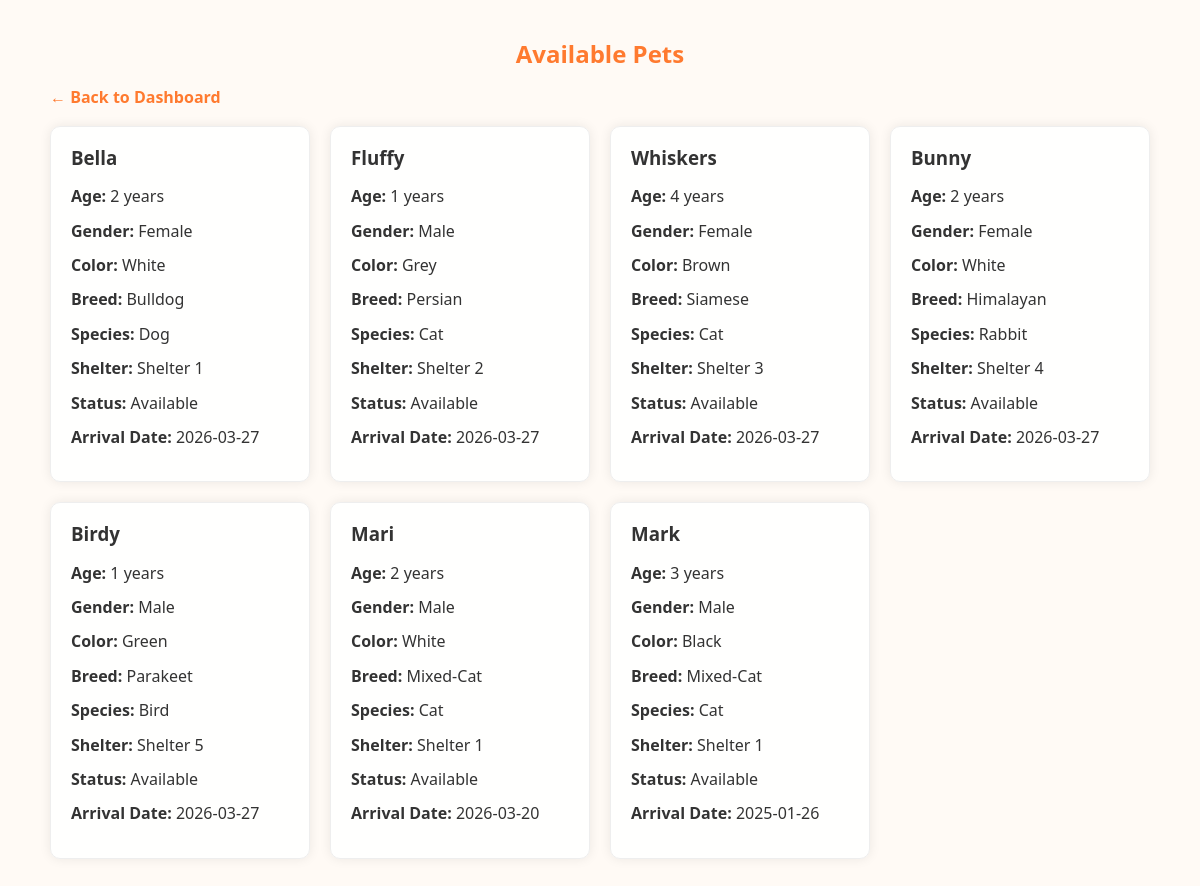
The page /pet_shelter_db/adopter/view_pets.php (signed in) on the database its author committed.
### tables this page shows
CREATE TABLE `pets` (
  `pet_id` int(11) NOT NULL,
  `name` varchar(100) DEFAULT NULL,
  `age` int(11) DEFAULT NULL,
  `gender` varchar(10) DEFAULT NULL,
  `color` varchar(50) DEFAULT NULL,
  `arrival_date` date DEFAULT NULL,
  `status` varchar(50) DEFAULT NULL,
  `shelter_id` int(11) DEFAULT NULL,
  `breed_id` int(11) DEFAULT NULL,
  `species_id` int(11) DEFAULT NULL
);

CREATE TABLE `breeds` (
  `breed_id` int(11) NOT NULL,
  `breed_name` varchar(100) NOT NULL,
  `species_id` int(11) DEFAULT NULL
);

CREATE TABLE `species` (
  `species_id` int(11) NOT NULL,
  `species_name` varchar(50) NOT NULL
);

CREATE TABLE `shelters` (
  `shelter_id` int(11) NOT NULL,
  `name` varchar(100) DEFAULT NULL,
  `location` varchar(150) DEFAULT NULL,
  `capacity` int(11) DEFAULT NULL,
  `contact_number` varchar(20) DEFAULT NULL
);

### pet_shelter_db/adopter/view_pets.php (the view, shortened to what this page needs)
<?php
include("../includes/db_connect.php");
$sql = "SELECT
            pets.pet_id,
            pets.name,
            pets.age,
            pets.gender,
            pets.color,
            pets.status,
            pets.arrival_date,
            breeds.breed_name,
            shelters.name AS shelter_name,
            species.species_name
        FROM pets
        LEFT JOIN breeds ON pets.breed_id = breeds.breed_id
        LEFT JOIN shelters ON pets.shelter_id = shelters.shelter_id
        LEFT JOIN species ON pets.species_id = species.species_id
        WHERE pets.status = 'Available'";
$result = mysqli_query($conn, $sql);
?>
<!DOCTYPE html>
<html lang="en">
<head>
    <link rel="stylesheet" href="../css/style.css">
</head>
<body>
    <div class="pets-page">
        <h2>Available Pets</h2>
        <a href="dashboard.php" class="back-link">← Back to Dashboard</a>
        <div class="pet-grid">
           <?php
        if (mysqli_num_rows($result) > 0) {
        while ($row = mysqli_fetch_assoc($result)) {
        echo "<div class='pet-card'>";
        echo "<h3>" . $row['name'] . "</h3>";
        echo "<p><strong>Age:</strong> " . $row['age'] . " years</p>";
        echo "<p><strong>Gender:</strong> " . $row['gender'] . "</p>";
        echo "<p><strong>Color:</strong> " . $row['color'] . "</p>";
        echo "<p><strong>Breed:</strong> " . $row['breed_name'] . "</p>";
        echo "<p><strong>Species:</strong> " . $row['species_name'] . "</p>";
        echo "<p><strong>Shelter:</strong> " . $row['shelter_name'] . "</p>";
        echo "<p><strong>Status:</strong> " . $row['status'] . "</p>";
        echo "<p><strong>Arrival Date:</strong> " . $row['arrival_date'] . "</p>";
        echo "</div>";
    }
} else {
    echo "<p>No available pets found.</p>";
}
?>
        </div>
    </div>
</body>
</html>

### pet_shelter_db/css/style.css (style rules this page uses)
html { line-height: 1.15; -webkit-text-size-adjust: 100%; }
body { margin: 0; }
a { background-color: transparent; }
b, strong { font-weight: 900; }
:root { --main-bg: #fffaf5; --accent: #ff7a2f; --accent-dark: #e5671f; --text: #333; --muted: #777; --radius: 10px; --shadow: 0 0 10px rgba(0,0,0,0.1); }
* { box-sizing: border-box; }
body { margin: 0; padding: 0; font-family: 'Segoe UI', Tahoma, Geneva, Verdana, sans-serif; color: var(--text); background-color: var(--main-bg); background-image: url('../pet.jpg'); background-position: center; background-size: cover; background-repeat: no-repeat; min-height: 100vh; }
a { color: var(--accent); text-decoration: none; font-weight: 600; }
p { margin-bottom: 15px; }
.pets-page { width: min(95%, 1100px); margin: 40px auto; }
.pets-page h2 { text-align: center; color: var(--accent); margin-bottom: 20px; }
.back-link { display: inline-block; margin-bottom: 20px; color: var(--accent); text-decoration: none; font-weight: bold; }
.pet-grid { display: grid; grid-template-columns: repeat(auto-fit, minmax(240px, 1fr)); gap: 20px; }
.pet-card { background-color: rgba(255,255,255,0.95); padding: 20px; border-radius: var(--radius); box-shadow: 0 0 12px rgba(0,0,0,0.08); border: 1px solid #eee; }
.pet-card h3 { margin-top: 0; color: var(--text); }

### rows shown on the page
pets: name "Bella", age "2", gender "Female", color "White", breed.breed_name "Bulldog", species.species_name "Dog", shelter.name "Shelter 1", status "Available", arrival_date "2026-03-27"
pets: name "Fluffy", age "1", gender "Male", color "Grey", breed.breed_name "Persian", species.species_name "Cat", shelter.name "Shelter 2", status "Available", arrival_date "2026-03-27"
pets: name "Whiskers", age "4", gender "Female", color "Brown", breed.breed_name "Siamese", species.species_name "Cat", shelter.name "Shelter 3", status "Available", arrival_date "2026-03-27"
pets: name "Bunny", age "2", gender "Female", color "White", breed.breed_name "Himalayan", species.species_name "Rabbit", shelter.name "Shelter 4", status "Available", arrival_date "2026-03-27"
pets: name "Birdy", age "1", gender "Male", color "Green", breed.breed_name "Parakeet", species.species_name "Bird", shelter.name "Shelter 5", status "Available", arrival_date "2026-03-27"
pets: name "Mari", age "2", gender "Male", color "White", breed.breed_name "Mixed-Cat", species.species_name "Cat", shelter.name "Shelter 1", status "Available", arrival_date "2026-03-20"
pets: name "Mark", age "3", gender "Male", color "Black", breed.breed_name "Mixed-Cat", species.species_name "Cat", shelter.name "Shelter 1", status "Available", arrival_date "2025-01-26"
